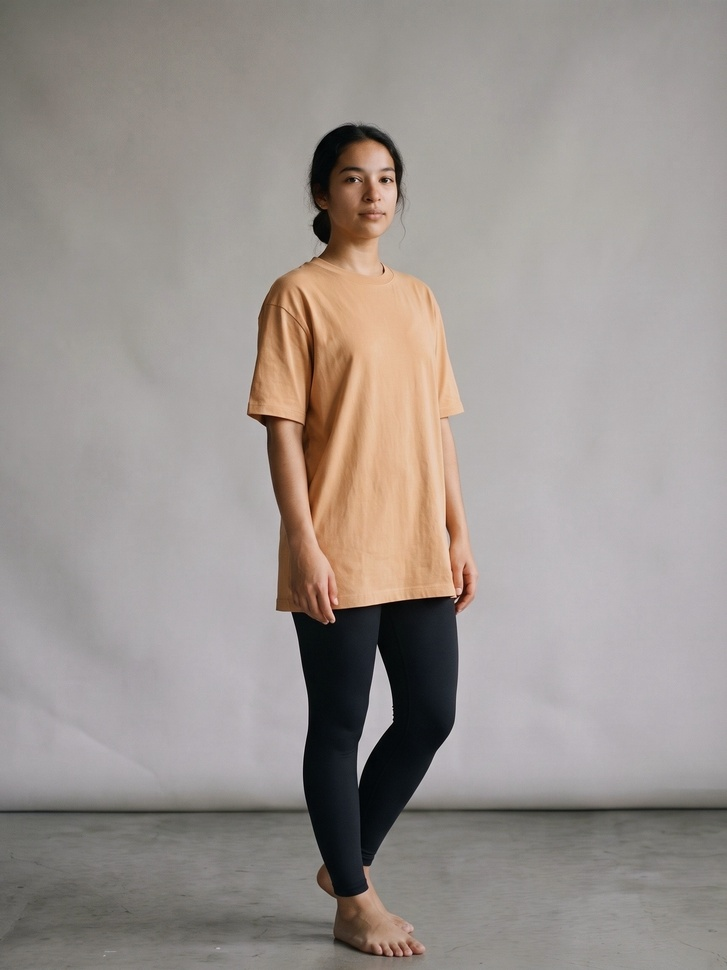
#> input picture tools/imagery/refs/house-backdrop.jpg, 727 x 970 px, shrunk from 1512 x 2016 before the run
$ python composite.py refs/house-backdrop.jpg refs/model-b-hero-reference.jpg refs/model-b-hero-reference.jpg
#> lines starting #> are read from the running program, lines starting #| are printed output that depends on the picture; after the words box and inside, x2 and y2 are one past the last pixel; in counts of white or black regions, pixels touching at a corner belong together
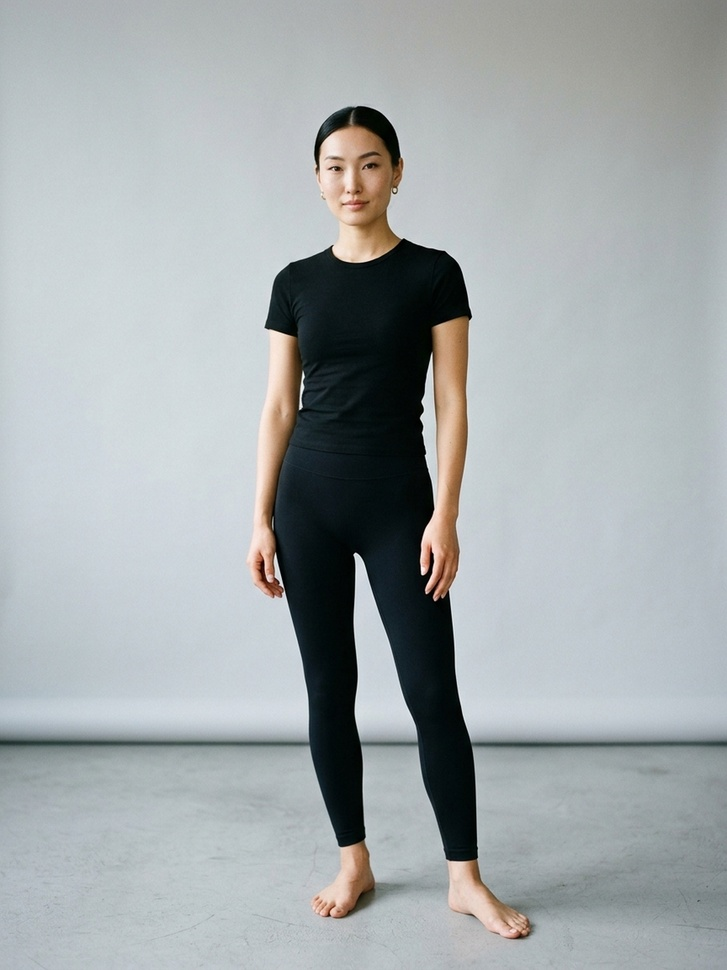
#> input picture tools/imagery/refs/model-b-hero-reference.jpg, 727 x 970 px, shrunk from 1512 x 2016 before the run
#!/usr/bin/env python3
"""Coverline colourway compositor — the ONLY way a second colourway is made.

A colourway is the SAME photograph with a different garment colour. Gemini's "edit" of the base image
re-renders the whole frame, so face, skin, light and backdrop all drift a little. This puts the base back:
  base  where nothing changed   (pixel identity — face, hair, skin, room, floor, framing)
  edit  where the garment changed (real AI-rendered fabric in the new colour)
blended on a soft change-mask, after fitting the edit's exposure to the base on the unchanged pixels.
No garment segmentation, no dependence on scipy (Pillow + numpy only).

usage: python3 composite.py base.jpg edit.jpg out.jpg
Prints changed% and the untouched-area diff. If changed% is > 60 the edit did not keep the pose/framing —
that edit must be REGENERATED, not shipped (the compositor cannot fix a different photo).
(12 Sep 2026 version lived only in the project doc; 13 Sep pipeline dropped it — hence this file in the repo.)
"""
import sys, numpy as np
from PIL import Image, ImageFilter

def _blur(a, r):
    return np.asarray(Image.fromarray(np.clip(a,0,255).astype(np.uint8)).filter(ImageFilter.GaussianBlur(r))).astype(float)
def _dilate(mask, r):
    return np.asarray(Image.fromarray((mask*255).astype(np.uint8)).filter(ImageFilter.MaxFilter(int(r)|1)))>127

def align(B, E, search=6):
#> called with search = 6
    H, W, _ = B.shape
#> H = 970; W = 727
    y0, y1, x0, x1 = int(0.03*H), int(0.25*H), int(0.30*W), int(0.70*W)
#> y0 = 29; y1 = 242; x0 = 218; x1 = 508
    ref = B[y0:y1, x0:x1].mean(2); ref = ref-ref.mean(); e = E.mean(2); best = None
    for dy in range(-search, search+1):
        for dx in range(-search, search+1):
            s = e[y0+dy:y1+dy, x0+dx:x1+dx]
            if s.shape != ref.shape: continue
            s = s - s.mean(); sc = (ref*s).sum()/(np.sqrt((ref*ref).sum()*(s*s).sum())+1e-9)
            if best is None or sc > best[0]: best = (sc, dy, dx)
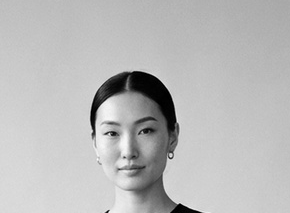
#> s: shape (213, 290) float64; min -178.4, max 66.31, mean 0; drawn with min black and max white
#> after the loop, best = (0.241, -6, -1)
    sc, dy, dx = best
#> sc = 0.241; dy = -6; dx = -1
    return np.roll(np.roll(E, -dy, 0), -dx, 1), sc, dy, dx

def build(base_path, edit_path, out_path, lo=10, hi=34, target=None):
    B = np.asarray(Image.open(base_path).convert('RGB')).astype(float)
    E = np.asarray(Image.open(edit_path).convert('RGB').resize((B.shape[1], B.shape[0]), Image.LANCZOS)).astype(float)
    E, sc, dy, dx = align(B, E)
#> sc = 0.241; dy = -6; dx = -1
    S = B.shape[1]/630.0
#> S = 1.15
    d0 = np.abs(E-B).mean(2)
    still = ~_dilate(d0 > 40, 25*S)
#> in _dilate, `return np.asarray(Image.fromarray((mask*255).astype(np.uint8)).filter(..`:
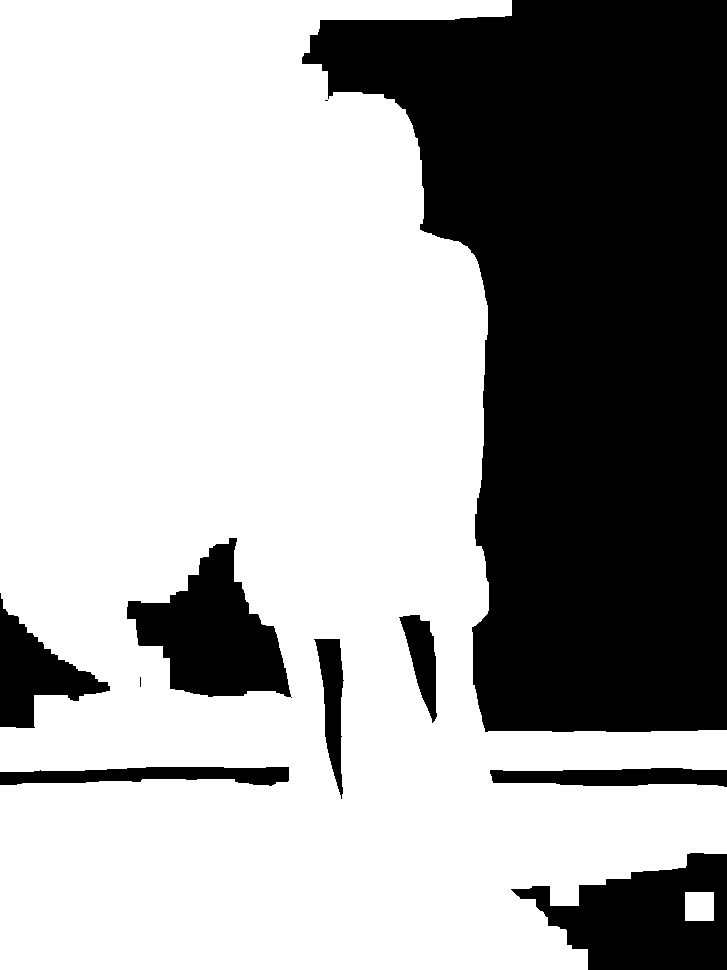
#> returned value: shape (970, 727) bool; 64.9% white; 10 black regions (2 under 20 px), largest, box (x1, y1, x2, y2) and area: (302, 0, 727, 732) 200628, (511, 853, 727, 970) 15248, (127, 538, 292, 698) 13908
    Eg = np.empty_like(E)
    for c in range(3):
        a, b = np.polyfit(E[..., c][still], B[..., c][still], 1)
        Eg[..., c] = np.clip(E[..., c]*a + b, 0, 255)
#> this loop made 3 passes
#> (a, b) on passes 1 to 3: (0.817, 27.56), (0.76, 28.64), (0.732, 32.42)
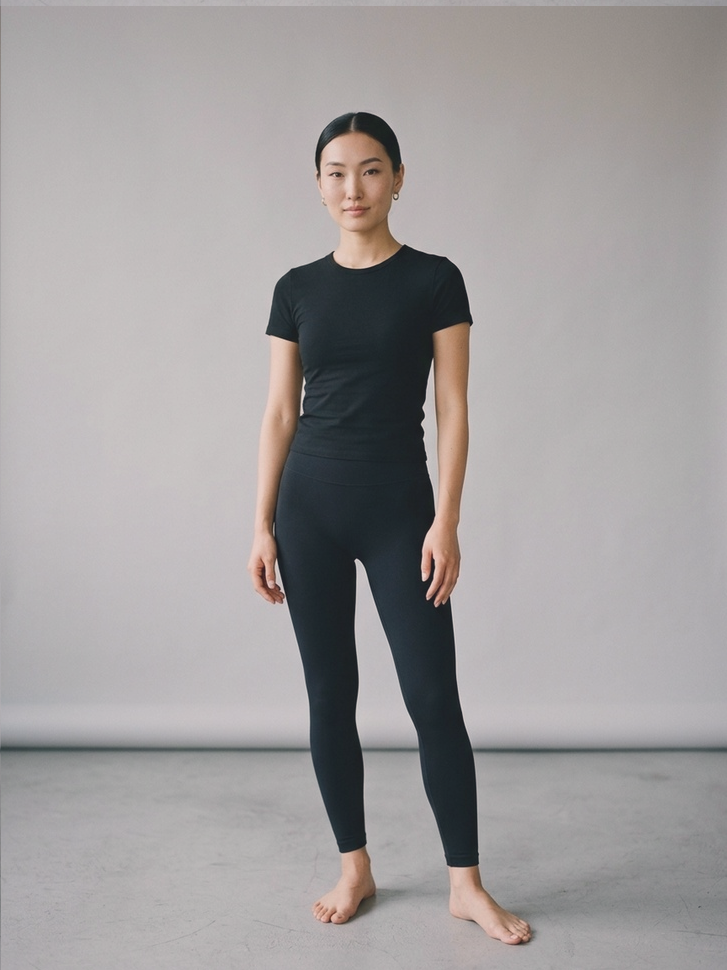
#> Eg: shape (970, 727, 3) float64; mean R, G, B 161.2, 157.6, 157.7
    d = _blur(np.abs(Eg-B).mean(2), 2.0*S)
    alpha = np.clip((d-lo)/(hi-lo), 0, 1)
    alpha = _blur(alpha*255, 1.5*S)/255.0
    core = alpha > 0.6
#> core: shape (970, 727) bool; 49.7% white; 13 white regions (6 under 20 px), largest, box (x1, y1, x2, y2) and area: (0, 0, 727, 970) 349620, (207, 413, 231, 429) 227, (237, 479, 250, 504) 220
    # optional: pull the rendered garment to the colour it is listed as (per-channel gain on the changed region only,
    # measured on the changed pixels' mean). Used when Gemini renders a colourway too dark / too saturated — e.g. the
    # sand legging came out orange-tan (149,104,76) against the listed #c9a888.
    if target is not None and core.any():
        cur = Eg[core].reshape(-1, 3).mean(0)
        g = np.clip(np.array(target, float)/np.maximum(cur, 1), 0.6, 1.45)
        inner = np.clip((alpha-0.5)/0.4, 0, 1)[..., None]      # only deep inside the garment, never the rim
        Eg = np.clip(Eg*(1+(g-1)*inner), 0, 255)
        print(f'   garment {cur.round().astype(int).tolist()} -> target {list(target)} (gain {g.round(2).tolist()})')
    out = np.clip(B*(1-alpha[..., None]) + Eg*alpha[..., None], 0, 255).astype(np.uint8)
    Image.fromarray(out).save(out_path, quality=94, subsampling=0)
    O = np.asarray(Image.open(out_path).convert('RGB')).astype(float)
    far = alpha < 0.02; df = np.abs(O-B).mean(2)
#> after `far = alpha < 0.02`:
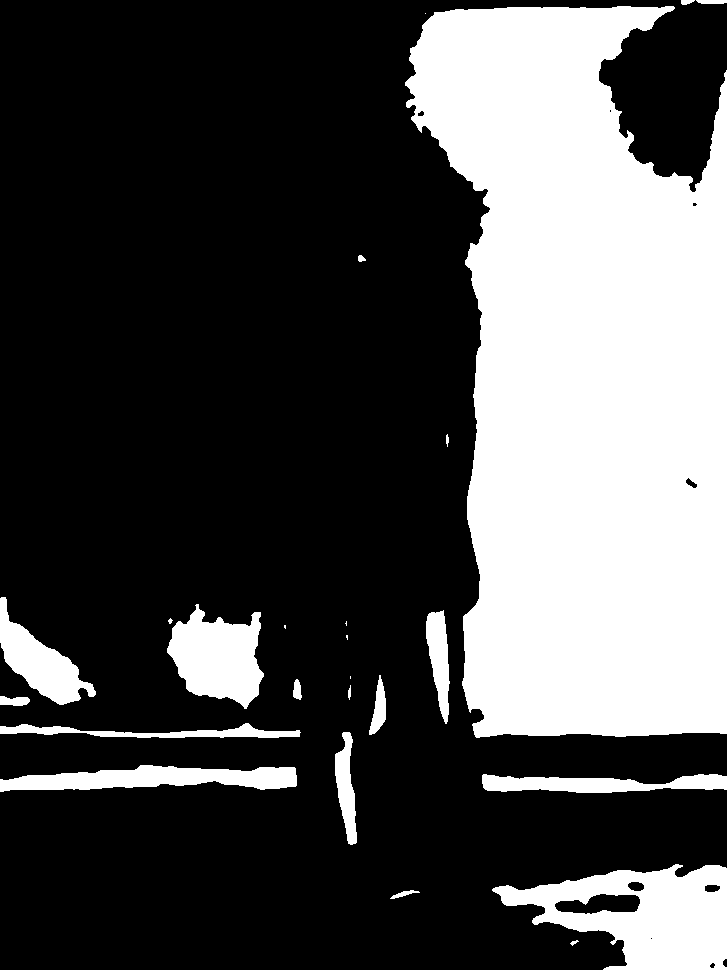
#> far: shape (970, 727) bool; 30.6% white; 25 white regions (6 under 20 px), largest, box (x1, y1, x2, y2) and area: (405, 6, 727, 738) 176942, (492, 864, 727, 970) 14078, (167, 604, 264, 709) 6495
    changed = core.mean()*100
#> changed = 49.68
    # drift test: a colour change only touches the garment, which is ON the model. Changed pixels that sit on
    # the base's plain backdrop mean the edit moved the figure — the composite would carry a ghost. Regenerate.
    H, W, _ = B.shape
#> H = 970; W = 727
    edges = np.concatenate([B[:, :int(0.06*W)], B[:, int(0.94*W):]], 1)
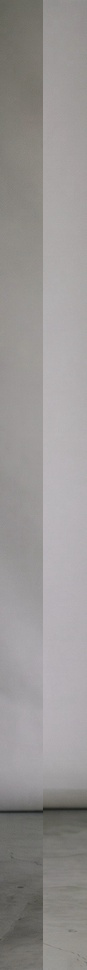
#> edges: shape (970, 87, 3) float64; mean R, G, B 151.8, 148.8, 147.7
    bgrow = np.median(edges, axis=1, keepdims=True)
#> bgrow = 970 rows, first 8: [143, 142, 140], [141, 140, 138], [141, 140, 138], [142, 141, 138], [141, 140, 138], [142, 140, 139], [143, 141, 140], [143, 140, 139]
    on_backdrop = np.abs(B - bgrow).mean(2) < 12
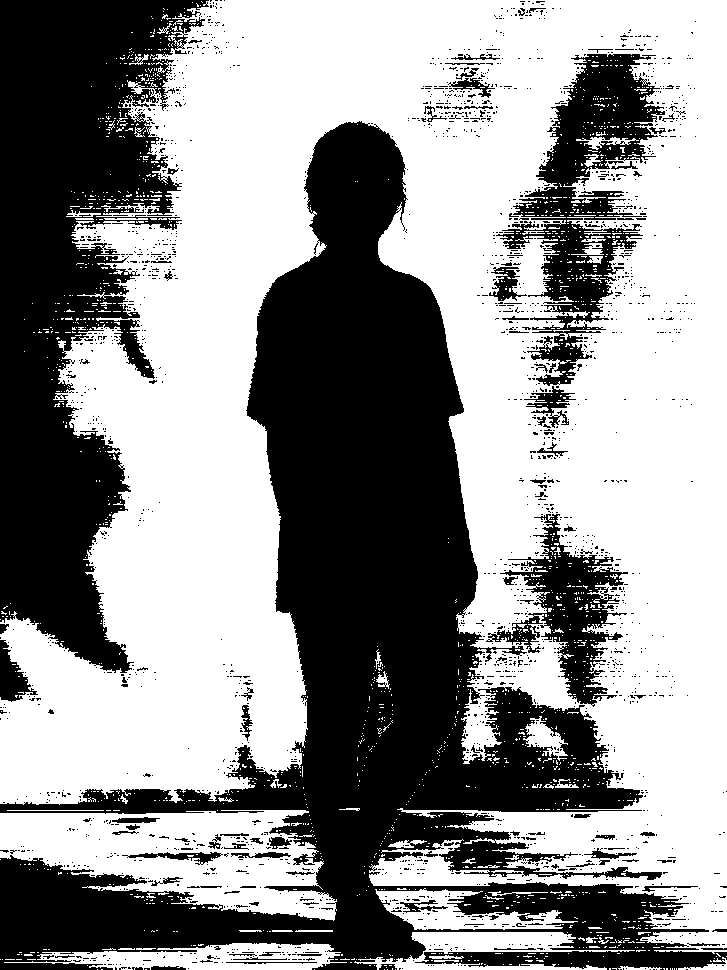
#> on_backdrop: shape (970, 727) bool; 57.7% white; 2074 black regions (1974 under 20 px), largest, box (x1, y1, x2, y2) and area: (0, 121, 727, 970) 179166, (0, 0, 209, 673) 77250, (496, 54, 665, 386) 18747
    ghost = (core & on_backdrop).mean()*100
#> ghost = 18.49
    flag = "  <-- DRIFTED (figure moved): regenerate this edit" if (ghost > 1.0 or changed > 60) else ""
    print(f'{out_path.split("/")[-1]:26s} align={sc:.3f} ({dy:+d},{dx:+d}) changed={changed:4.1f}% ghost={ghost:.2f}% | untouched diff mean={df[far].mean():.2f} max={df[far].max():.0f}{flag}')
#| model-b-hero-reference.jpg align=0.241 (-6,-1) changed=49.7% ghost=18.49% | untouched diff mean=0.22 max=4  <-- DRIFTED (figure moved): regenerate this edit
    return changed, ghost

if __name__ == "__main__":
    tgt = None
    if "--target" in sys.argv:
        i = sys.argv.index("--target"); tgt = tuple(int(x) for x in sys.argv[i+1].split(",")); del sys.argv[i:i+2]
    build(sys.argv[1], sys.argv[2], sys.argv[3], target=tgt)
